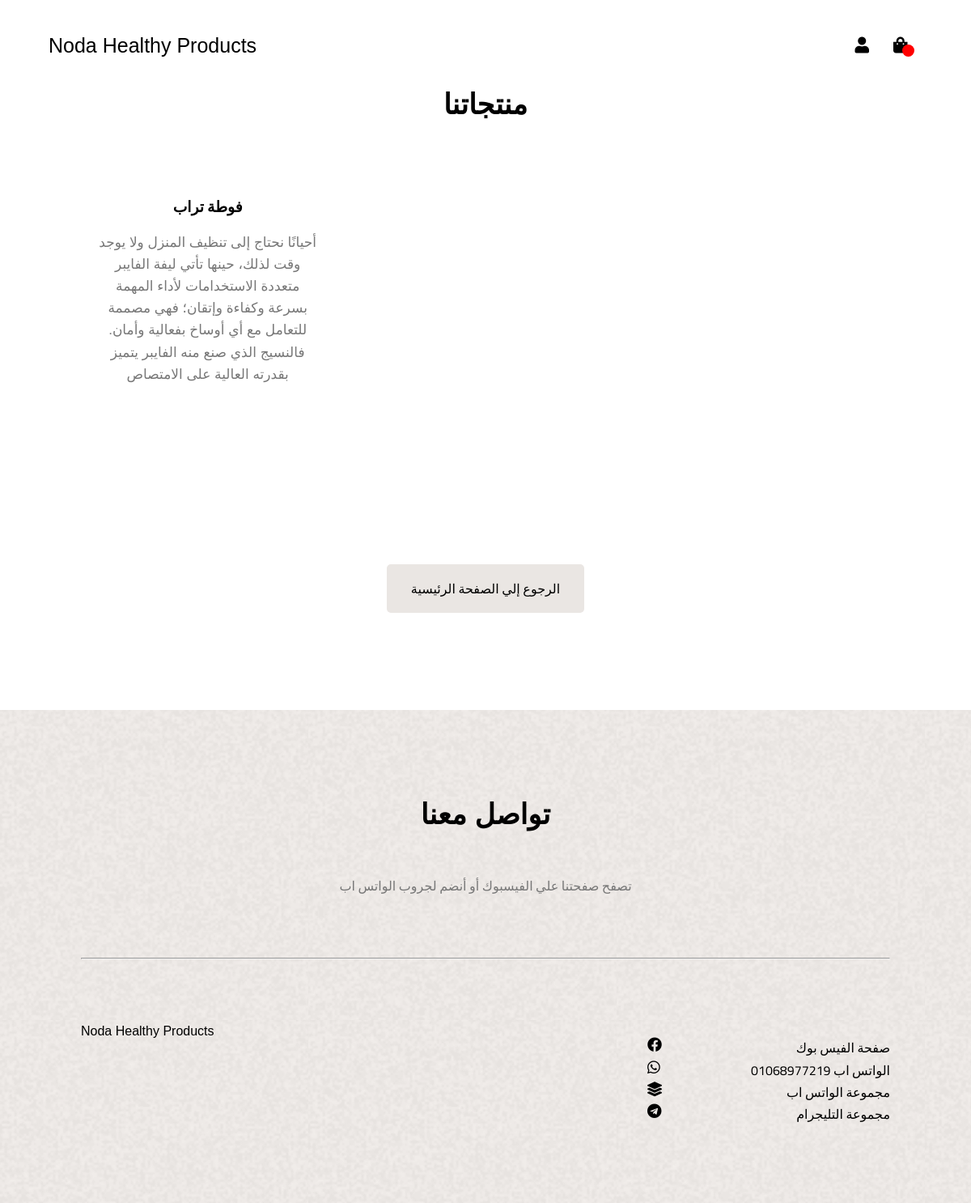
Before: /products/ with the older database file.
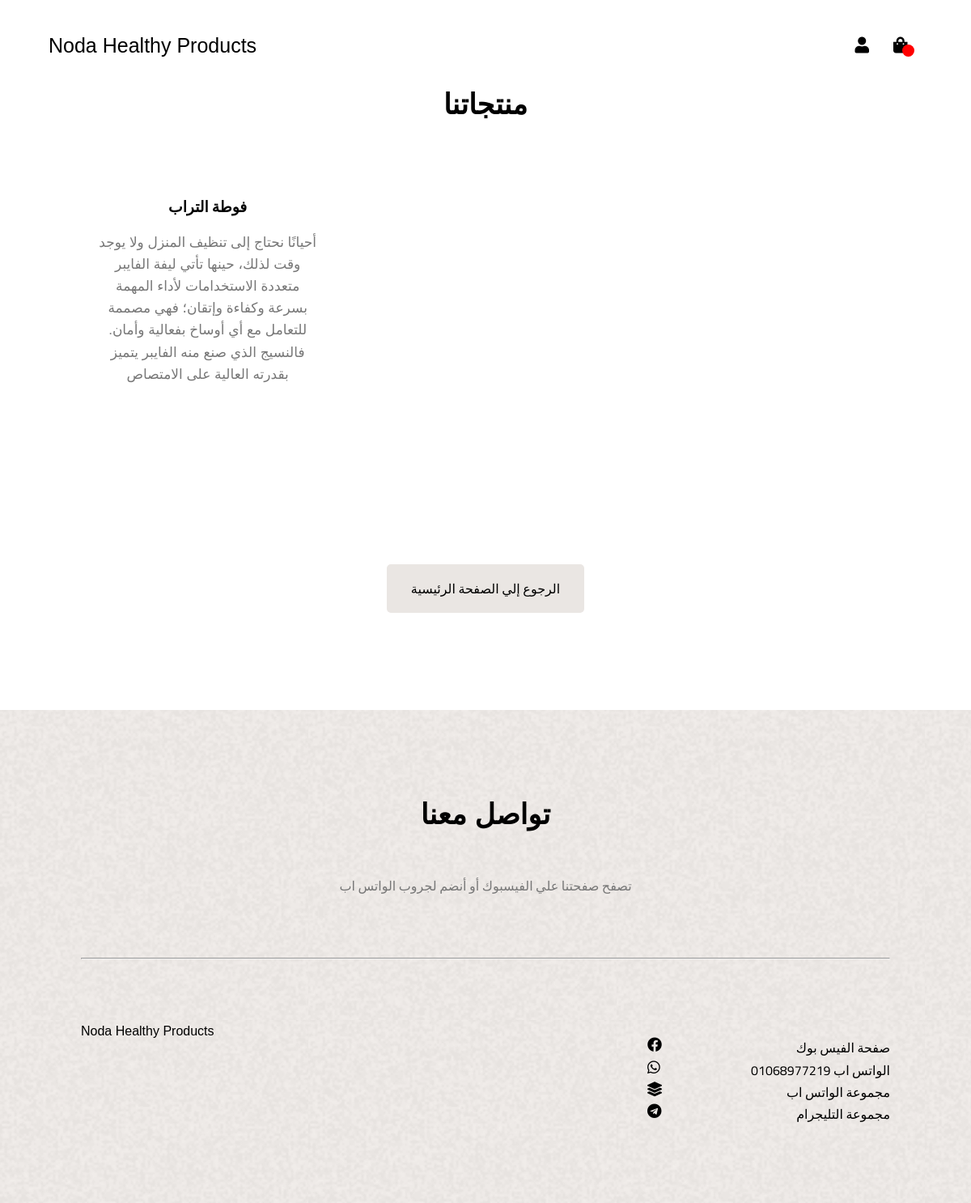
After: the same page with the newer database file.
### store/models.py (models this page shows, shortened)
class Product(models.Model):
    name = models.CharField(max_length=1000)
    description = models.CharField(max_length=1000000)
    price = models.FloatField()
    tags = models.ManyToManyField(Tag)
    image = models.ImageField(upload_to='uploads/%Y/%m/%d/')
    in_the_main_page = models.BooleanField(blank=True)

### store/views.py (the view)
# urls.py: path('products/', views.products, name='products'),
def products(request):
    return render(request, 'products.html', {'products' : Product.objects.all()})

### templates/products.html (shortened to what this page needs)
{% extends 'base.html' %}
{% load static %}
{% block content %}
<div class="about">
    <div class="container">
        <h2>منتجاتنا</h2>
        {% for prod in products %}
        <a href="/product/{{ prod.id }}">
            <div class="about-box">
                <div class="about-img">
                </div>
                <div class="about-text">
                    <h3>{{ prod.name }}</h3>
                    <p>{{ prod.description }}</p>
                </div>
            </div>
        </a>
        {% endfor %}
        <p class="more">
            <a href="/">الرجوع إلي الصفحة الرئيسية</a>
        </p>
    </div>
</div>
{% endblock %}

Changed rows visible on the page:
changed Product: name "فوطة تراب" → "فوطة التراب"
